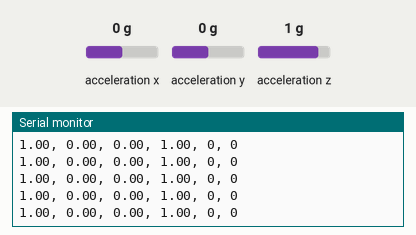
This sketch was run on a simulated ESP8266 (NodeMCU). Shown: the last lines printed to the serial monitor. Wiring (inferred from the names in the program): ADXL345 accelerometer at I2C address 0x53. The inputs (shaded band) are chosen by the test bench; at power-on: acceleration z 1 g, acceleration x 0 g, acceleration y 0 g.

Above: at 1.2 s.
1.3 s: acceleration z set to 0 g
At 2.3 s:
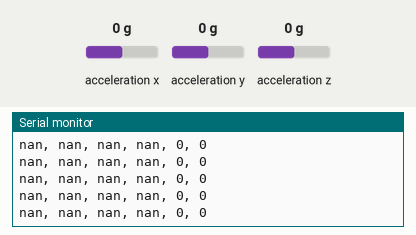
3.2 s: acceleration x set to -1.4 g
At 3.7 s:
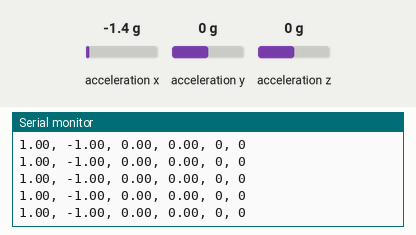

Measured:
- after the input at 1.3 s, the serial monitor: prints a new line at once (image 1)
- after the input at 3.2 s, the serial monitor: prints a new line at once (image 2)

The sketch:

acc_esp.ino
```cpp
#include <Wire.h>
#include <ESP8266WiFi.h>

#define DEBUG true
#define Serial if(DEBUG)Serial

#define DEVICE (0x53)

#define ADXL345_MG2G_MULTIPLIER (0.004)
#define SENSORS_GRAVITY_STANDARD          (SENSORS_GRAVITY_EARTH)
#define SENSORS_GRAVITY_EARTH             (9.80665F)              /**< Earth's gravity in m/s^2 */

byte _buff[6];
char POWER_CTL = 0x2D;    //Power Control Register
char DATA_FORMAT = 0x31;
char DATAX0 = 0x32;    //X-Axis Data 0
char DATAX1 = 0x33;    //X-Axis Data 1
char DATAY0 = 0x34;    //Y-Axis Data 0
char DATAY1 = 0x35;    //Y-Axis Data 1
char DATAZ0 = 0x36;    //Z-Axis Data 0
char DATAZ1 = 0x37;    //Z-Axis Data 1

float max_x = 0;
float min_x = 0;
float cal_x = 0;
float x = 0;

int counter = 0;
int count_imp0 = 0;

long t = 0;

float angle, x_1, y_1, z_1, x_0, y_0, z_0 = 0;

float angle_x, angle_y, angle_z;

//x
float x0_c = 1;
float y0_c = 0;
float z0_c = 0;

//y
float x1_c = 0;
float y1_c = 1;
float z1_c = 0;

//z
float x2_c = 0;
float y2_c = 0;
float z2_c = 1;

float angle0, now_angle, angle_max, angle_max_0 = 0;
float angle_const = 0.35;
int count_imp = 0;
int fl = 0;

long time_const = 90;

void readAccel()
{
  //Serial.print("readAccel");
  uint8_t howManyBytesToRead = 6; //6 for all axes
  readFrom( DATAX0, howManyBytesToRead, _buff); //read the acceleration data from the ADXL345
  short x = 0;
  x = (((short)_buff[1]) << 8) | _buff[0];
  short y = (((short)_buff[3]) << 8) | _buff[2];
  short z = (((short)_buff[5]) << 8) | _buff[4];
  //Serial.print(x * ADXL345_MG2G_MULTIPLIER * SENSORS_GRAVITY_STANDARD);
  //Serial.print("  ");
  //Serial.print(y * ADXL345_MG2G_MULTIPLIER * SENSORS_GRAVITY_STANDARD);
  //Serial.print("  ");
  //Serial.print(z * ADXL345_MG2G_MULTIPLIER * SENSORS_GRAVITY_STANDARD);
  //Serial.print('\n');
  //return x * ADXL345_MG2G_MULTIPLIER * SENSORS_GRAVITY_STANDARD;
  //x = x + cal_x;
  x_1 = x * ADXL345_MG2G_MULTIPLIER * SENSORS_GRAVITY_STANDARD;
  y_1 = y * ADXL345_MG2G_MULTIPLIER * SENSORS_GRAVITY_STANDARD;
  z_1 = z * ADXL345_MG2G_MULTIPLIER * SENSORS_GRAVITY_STANDARD;

  //Serial.print("x: ");
  //Serial.print( x*2./512 );
  //Serial.print(" y: ");
  //Serial.print( y*2./512 );
  //Serial.print(" z: ");
  //Serial.print( z*2./512 );
  //Serial.print("X: "); Serial.print( x);

  //Serial.println( sqrtf(x*x+y*y+z*z)*2./512 );

  //getX() = read16(ADXL345_REG_DATAX0);
  //x = getX() * ADXL345_MG2G_MULTIPLIER * SENSORS_GRAVITY_STANDARD;

}

void writeTo(byte address, byte val)
{
  Wire.beginTransmission(DEVICE); // start transmission to device
  Wire.write(address); // send register address
  Wire.write(val); // send value to write
  Wire.endTransmission(); // end transmission
}

void readFrom(byte address, int num, byte _buff[])
{
  Wire.beginTransmission(DEVICE); // start transmission to device
  Wire.write(address); // sends address to read from
  Wire.endTransmission(); // end transmission
  Wire.beginTransmission(DEVICE); // start transmission to device
  Wire.requestFrom(DEVICE, num); // request 6 bytes from device

  int i = 0;
  while (Wire.available()) // device may send less than requested (abnormal)
  {
    _buff[i] = Wire.read(); // receive a byte
    i++;
  }
  Wire.endTransmission(); // end transmission
}

float get_angle()
{
  readAccel();
  angle = (x_0 * x_1 + y_0 * y_1 + z_0 * z_1) / (sqrtf(x_0 * x_0 + y_0 * y_0 + z_0 * z_0) * sqrtf(x_1 * x_1 + y_1 * y_1 + z_1 * z_1));
  angle_x = (x0_c * x_1 + y0_c * y_1 + z0_c * z_1) / (sqrtf(x0_c * x0_c + y0_c * y0_c + z0_c * z0_c) * sqrtf(x_1 * x_1 + y_1 * y_1 + z_1 * z_1));
  angle_y = (x1_c * x_1 + y1_c * y_1 + z1_c * z_1) / (sqrtf(x1_c * x1_c + y1_c * y1_c + z1_c * z1_c) * sqrtf(x_1 * x_1 + y_1 * y_1 + z_1 * z_1));
  angle_z = (x2_c * x_1 + y2_c * y_1 + z2_c * z_1) / (sqrtf(x2_c * x2_c + y2_c * y2_c + z2_c * z2_c) * sqrtf(x_1 * x_1 + y_1 * y_1 + z_1 * z_1));
  //Serial.println(angle);
  //delay(100);
  x_0 = x_1;
  y_0 = y_1;
  z_0 = z_1;
  return angle;
}

void setup()
{
  Serial.begin(115200);
  //ADXL345
  // i2c bus SDA = D2; SCL = D1
  Wire.begin();
  t = micros();
  // Put the ADXL345 into +/- 2G range by writing the value 0x01 to the DATA_FORMAT register.
  // FYI: 0x00 = 2G, 0x01 = 4G, 0x02 = 8G, 0x03 = 16G
  writeTo(DATA_FORMAT, 0x00);

  // Put the ADXL345 into Measurement Mode by writing 0x08 to the POWER_CTL register.
  writeTo(POWER_CTL, 0x08);
  /*
    int i = 0;
    for (i = 0; i < 11; i++)
    {
    //uint8_t howManyBytesToRead = 6;
    //readFrom( DATAX0, howManyBytesToRead, _buff);
    float calib_x ;//= (((short)_buff[1]) << 8) | _buff[0];
    calib_x = readAccel();
    //if(i==0)
    // cal_x = x;
    if (i > 0)
      cal_x = cal_x + calib_x;
    Serial.println(calib_x);
    delay(100);
    }

    cal_x = cal_x / 10;
    Serial.print("cal_x: "); Serial.println(cal_x);
  */
  readAccel();
  x_0 = x_1;
  y_0 = y_1;
  z_0 = z_1;
  t = millis();
}

void loop()
{
  Serial.print(get_angle());
  //Serial.print(" ");
 // Serial.print(angle_const);
  Serial.print(", ");
  Serial.print(angle_x);
  Serial.print(", ");
  Serial.print(angle_y);
  Serial.print(", ");
  Serial.print(angle_z);
  Serial.print(", ");
  now_angle = get_angle();
  /*
  if(now_angle < angle_const)
  {
    if((angle0 > now_angle) and fl)
    {
      count_imp++;
      fl = 0;
      angle_max = now_angle;
    }
    if((angle0 > now_angle) and (now_angle < angle_max))
    {
      fl = 1;
    }
    if((angle_max_0 > angle_max) and (angle0 > now_angle))
    {
     // count_imp--;
    }
  }
  else if(now_angle > angle_const)
  {
    angle_max = angle_const;
  }
  */
  if((now_angle < angle_const) and (millis() - t > time_const))
  {
    count_imp++;
    fl = 1;
  }
  if((now_angle > angle_const) and fl)
  {
    t = millis();
    fl = 0;
  }
  angle0 = now_angle;
  angle_max_0 = angle_max;
  if(count_imp - count_imp0 > 0)
  {
    counter = 1;
  }
  else
  {
    counter = 0;
  }
  count_imp0 = count_imp;
  Serial.print(count_imp);
  Serial.print(", ");
  Serial.print(counter);
  Serial.print('\n');
}
```
